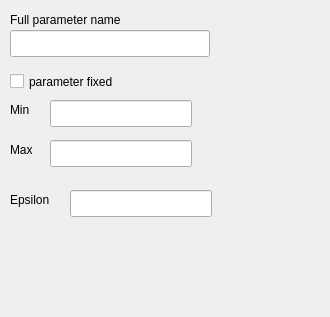
<ui version="4.0" stdsetdef="1" >
  <author></author>
  <comment></comment>
  <exportmacro></exportmacro>
  <class>QFitParCfgWidget</class>
  <widget class="QWidget">
    <property name="geometry" >
      <rect>
        <x>0</x>
        <y>0</y>
        <width>330</width>
        <height>317</height>
      </rect>
    </property>
    <property name="windowTitle" >
      <string>QFitParCfgWidget</string>
    </property>
    <widget class="QLabel" name="TextLabel6" >
      <property name="geometry" >
        <rect>
          <x>10</x>
          <y>10</y>
          <width>230</width>
          <height>20</height>
        </rect>
      </property>
      <property name="text" >
        <string>Full parameter name</string>
      </property>
      <property name="wordWrap" >
        <bool>false</bool>
      </property>
    </widget>
    <widget class="QLabel" name="TextLabel7" >
      <property name="geometry" >
        <rect>
          <x>10</x>
          <y>100</y>
          <width>30</width>
          <height>20</height>
        </rect>
      </property>
      <property name="text" >
        <string>Min</string>
      </property>
      <property name="wordWrap" >
        <bool>false</bool>
      </property>
    </widget>
    <widget class="QLabel" name="TextLabel8" >
      <property name="geometry" >
        <rect>
          <x>10</x>
          <y>140</y>
          <width>35</width>
          <height>20</height>
        </rect>
      </property>
      <property name="text" >
        <string>Max</string>
      </property>
      <property name="wordWrap" >
        <bool>false</bool>
      </property>
    </widget>
    <widget class="QLabel" name="TextLabel9" >
      <property name="geometry" >
        <rect>
          <x>10</x>
          <y>190</y>
          <width>60</width>
          <height>20</height>
        </rect>
      </property>
      <property name="text" >
        <string>Epsilon</string>
      </property>
      <property name="wordWrap" >
        <bool>false</bool>
      </property>
    </widget>
    <widget class="QGo4LineEdit" name="ParNameEdit" >
      <property name="geometry" >
        <rect>
          <x>10</x>
          <y>30</y>
          <width>200</width>
          <height>27</height>
        </rect>
      </property>
    </widget>
    <widget class="QCheckBox" name="ParFixedChk" >
      <property name="geometry" >
        <rect>
          <x>10</x>
          <y>70</y>
          <width>160</width>
          <height>23</height>
        </rect>
      </property>
      <property name="text" >
        <string>parameter fixed</string>
      </property>
    </widget>
    <widget class="QGo4LineEdit" name="RangeMinEdit" >
      <property name="geometry" >
        <rect>
          <x>50</x>
          <y>100</y>
          <width>142</width>
          <height>27</height>
        </rect>
      </property>
    </widget>
    <widget class="QGo4LineEdit" name="RangeMaxEdit" >
      <property name="geometry" >
        <rect>
          <x>50</x>
          <y>140</y>
          <width>142</width>
          <height>27</height>
        </rect>
      </property>
    </widget>
    <widget class="QGo4LineEdit" name="EpsilonEdit" >
      <property name="geometry" >
        <rect>
          <x>70</x>
          <y>190</y>
          <width>142</width>
          <height>27</height>
        </rect>
      </property>
    </widget>
  </widget>
  <layoutdefault spacing="6" margin="11" />
  <customwidgets>
    <customwidget>
      <class>QGo4LineEdit</class>
      <extends>QLineEdit</extends>
      <header>QGo4LineEdit.h</header>
      <container>0</container>
    </customwidget>
  </customwidgets>
</ui>
